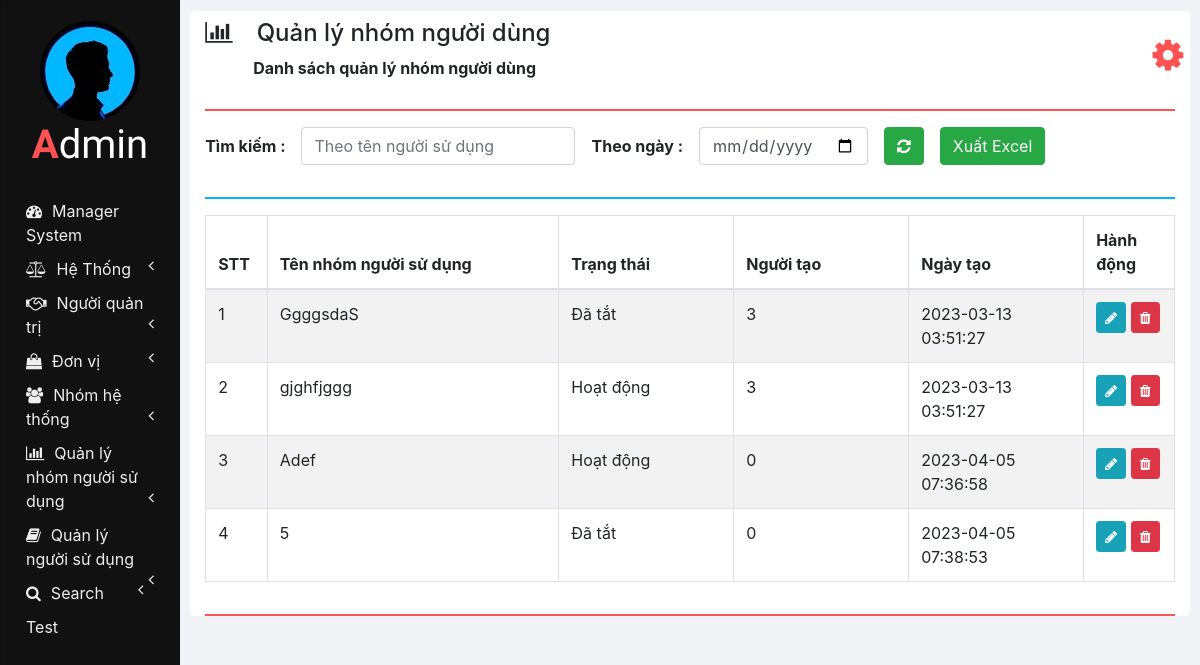
Screenshot of /manage_purchase.php with the database file from the repository.
### tables this page shows
CREATE TABLE `manager_team_user` (
  `id_team_user` int(11) NOT NULL,
  `name_team_user` varchar(50) NOT NULL,
  `user_status` tinyint(1) NOT NULL,
  `create_by` varchar(50) NOT NULL,
  `created_at` timestamp NOT NULL DEFAULT CURRENT_TIMESTAMP
);

### php/manage_purchase.php (the view, shortened to what this page needs)
      <?php
function showPurchases($id_team_user)
{
  require "db_connection.php";
  if ($con) {
    $seq_no = 0;
    $query = "SELECT * FROM manager_team_user";
    $result = mysqli_query($con, $query);
    while ($row = mysqli_fetch_array($result)) {
      $seq_no++;
      if ($row['id_team_user'] == $id_team_user)
        showEditOptionsRow($seq_no, $row);
      else
        showPurchaseRow($seq_no, $row);
    }
  }
}
function showPurchaseRow($seq_no, $row)
{
?>
  <tr>
    <td><?php echo $seq_no; ?></td>
    <td><?php echo $row['name_team_user'] ?></td>
    <td><?php if ($row['user_status'] == "1") {
          echo "Hoạt động";
        } else {
          echo "Đã tắt";
        } ?></td>
    <td><?php echo $row['create_by']; ?></td>
    <td><?php echo $row['created_at']; ?></td>
    <td>
      <button href="" class="btn btn-info btn-sm" onclick="editPurchase(<?php echo $row['id_team_user']; ?>);">
        <i class="fa fa-pencil"></i>
      </button>
      <button class="btn btn-danger btn-sm" onclick="deletePurchase(<?php echo $row['id_team_user']; ?>);">
        <i class="fa fa-trash"></i>
      </button>
    </td>
  </tr>
<?php
}
?>

### css/sidenav.css (style rules this page uses)
body { background-color: #f1f3f6; }
.sidenav { width: 15%; height: 100vh; background-color: #222222; position: fixed; z-index: 1; flex: 1 0 auto; }
.card { width: 100%; height: 100%; top: 0; border-radius: 0; background-color: #111111; }
.logo .logo-caption { font-family: 'Poiret One', cursive; color: #ffffff; text-align: center; margin-bottom: 25px; }
.logo .profile { margin-left: 50%; border-radius: 50%; transform: translate(-50%); }
.logo .tweak { color: #ff5252; font-weight: bold; }
.main-menu-item { padding: 5px 5px; cursor: pointer; }
.main-menu-item > a { color: #eeeeee; text-decoration: none; font-size: 16px; }
.main-menu-item > a > span { margin-left: 10px; }

### css/home.css (style rules this page uses)
html, body { height: 100vh; }

### rows the page displays
manager_team_user: seq_no "1", name_team_user "GgggsdaS", user_status "Đã tắt", create_by "3", created_at "2023-03-13 03:51:27"
manager_team_user: seq_no "2", name_team_user "gjghfjggg", user_status "Hoạt động", create_by "3", created_at "2023-03-13 03:51:27"
manager_team_user: seq_no "3", name_team_user "Adef", user_status "Hoạt động", create_by "0", created_at "2023-04-05 07:36:58"
manager_team_user: seq_no "4", name_team_user "5", user_status "Đã tắt", create_by "0", created_at "2023-04-05 07:38:53"

### other values shown
$heading "Quản lý nhóm người dùng"
$sub_heading "Danh sách quản lý nhóm người dùng"
